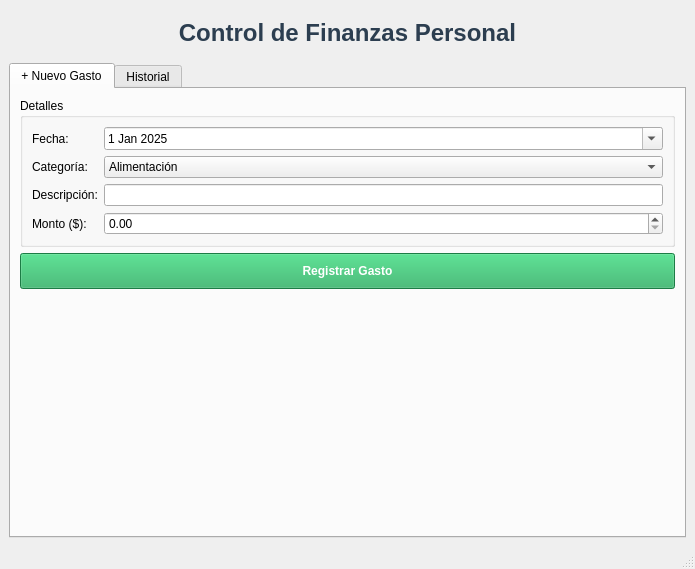
<?xml version="1.0" encoding="UTF-8"?>
<ui version="4.0">
 <class>MainWindow</class>
 <widget class="QMainWindow" name="MainWindow">
  <property name="geometry">
   <rect>
    <x>0</x>
    <y>0</y>
    <width>695</width>
    <height>569</height>
   </rect>
  </property>
  <property name="windowTitle">
   <string>Gestor de Gastos Pro</string>
  </property>
  <widget class="QWidget" name="centralwidget">
   <layout class="QVBoxLayout" name="verticalLayout">
    <item>
     <widget class="QLabel" name="lbl_titulo">
      <property name="font">
       <font>
        <pointsize>18</pointsize>
        <bold>true</bold>
       </font>
      </property>
      <property name="styleSheet">
       <string>margin: 10px; color: #2c3e50;</string>
      </property>
      <property name="text">
       <string>Control de Finanzas Personal</string>
      </property>
      <property name="alignment">
       <set>Qt::AlignmentFlag::AlignCenter</set>
      </property>
     </widget>
    </item>
    <item>
     <widget class="QTabWidget" name="tabWidget">
      <property name="currentIndex">
       <number>0</number>
      </property>
      <widget class="QWidget" name="tab_registro">
       <attribute name="title">
        <string>+ Nuevo Gasto</string>
       </attribute>
       <layout class="QVBoxLayout" name="verticalLayout_2">
        <item>
         <widget class="QGroupBox" name="group_datos">
          <property name="title">
           <string>Detalles</string>
          </property>
          <layout class="QFormLayout" name="formLayout">
           <item row="0" column="0">
            <widget class="QLabel" name="label">
             <property name="text">
              <string>Fecha:</string>
             </property>
            </widget>
           </item>
           <item row="0" column="1">
            <widget class="QDateEdit" name="date_gasto">
             <property name="calendarPopup">
              <bool>true</bool>
             </property>
             <property name="date">
              <date>
               <year>2025</year>
               <month>1</month>
               <day>1</day>
              </date>
             </property>
            </widget>
           </item>
           <item row="1" column="0">
            <widget class="QLabel" name="label_2">
             <property name="text">
              <string>Categoría:</string>
             </property>
            </widget>
           </item>
           <item row="1" column="1">
            <widget class="QComboBox" name="combo_categoria">
             <item>
              <property name="text">
               <string>Alimentación</string>
              </property>
             </item>
             <item>
              <property name="text">
               <string>Transporte</string>
              </property>
             </item>
             <item>
              <property name="text">
               <string>Ocio</string>
              </property>
             </item>
             <item>
              <property name="text">
               <string>Servicios</string>
              </property>
             </item>
             <item>
              <property name="text">
               <string>Salud</string>
              </property>
             </item>
             <item>
              <property name="text">
               <string>Otros</string>
              </property>
             </item>
            </widget>
           </item>
           <item row="2" column="0">
            <widget class="QLabel" name="label_3">
             <property name="text">
              <string>Descripción:</string>
             </property>
            </widget>
           </item>
           <item row="2" column="1">
            <widget class="QLineEdit" name="input_descripcion"/>
           </item>
           <item row="3" column="0">
            <widget class="QLabel" name="label_4">
             <property name="text">
              <string>Monto ($):</string>
             </property>
            </widget>
           </item>
           <item row="3" column="1">
            <widget class="QDoubleSpinBox" name="spin_monto">
             <property name="maximum">
              <double>99999.990000000005239</double>
             </property>
            </widget>
           </item>
          </layout>
         </widget>
        </item>
        <item>
         <widget class="QPushButton" name="btn_agregar">
          <property name="styleSheet">
           <string>background-color: #27ae60; color: white; padding: 10px; font-weight: bold;</string>
          </property>
          <property name="text">
           <string>Registrar Gasto</string>
          </property>
         </widget>
        </item>
        <item>
         <spacer name="verticalSpacer">
          <property name="orientation">
           <enum>Qt::Orientation::Vertical</enum>
          </property>
          <property name="sizeHint" stdset="0">
           <size>
            <width>20</width>
            <height>40</height>
           </size>
          </property>
         </spacer>
        </item>
       </layout>
      </widget>
      <widget class="QWidget" name="tab_historial">
       <attribute name="title">
        <string>Historial</string>
       </attribute>
       <layout class="QVBoxLayout" name="verticalLayout_3">
        <item>
         <layout class="QHBoxLayout" name="horizontalLayout_filtro">
          <item>
           <widget class="QLabel" name="label_filtro">
            <property name="font">
             <font>
              <bold>true</bold>
             </font>
            </property>
            <property name="text">
             <string>Filtrar por Categoría:</string>
            </property>
           </widget>
          </item>
          <item>
           <widget class="QComboBox" name="combo_filtro">
            <item>
             <property name="text">
              <string>Todas</string>
             </property>
            </item>
            <item>
             <property name="text">
              <string>Alimentación</string>
             </property>
            </item>
            <item>
             <property name="text">
              <string>Transporte</string>
             </property>
            </item>
            <item>
             <property name="text">
              <string>Ocio</string>
             </property>
            </item>
            <item>
             <property name="text">
              <string>Servicios</string>
             </property>
            </item>
            <item>
             <property name="text">
              <string>Salud</string>
             </property>
            </item>
            <item>
             <property name="text">
              <string>Otros</string>
             </property>
            </item>
           </widget>
          </item>
         </layout>
        </item>
        <item>
         <widget class="QTableWidget" name="tabla_gastos">
          <property name="alternatingRowColors">
           <bool>true</bool>
          </property>
          <property name="selectionBehavior">
           <enum>QAbstractItemView::SelectionBehavior::SelectRows</enum>
          </property>
          <column>
           <property name="text">
            <string>Fecha</string>
           </property>
          </column>
          <column>
           <property name="text">
            <string>Categoría</string>
           </property>
          </column>
          <column>
           <property name="text">
            <string>Descripción</string>
           </property>
          </column>
          <column>
           <property name="text">
            <string>Monto ($)</string>
           </property>
          </column>
         </widget>
        </item>
        <item>
         <layout class="QHBoxLayout" name="horizontalLayout">
          <item>
           <widget class="QPushButton" name="btn_eliminar">
            <property name="styleSheet">
             <string>color: red; border: 1px solid red; padding: 5px;</string>
            </property>
            <property name="text">
             <string>Eliminar</string>
            </property>
           </widget>
          </item>
          <item>
           <widget class="QPushButton" name="btn_calculadora">
            <property name="text">
             <string>Calculadora</string>
            </property>
           </widget>
          </item>
          <item>
           <spacer name="horizontalSpacer">
            <property name="orientation">
             <enum>Qt::Orientation::Horizontal</enum>
            </property>
            <property name="sizeHint" stdset="0">
             <size>
              <width>40</width>
              <height>20</height>
             </size>
            </property>
           </spacer>
          </item>
          <item>
           <widget class="QLabel" name="label_5">
            <property name="text">
             <string>Límite:</string>
            </property>
           </widget>
          </item>
          <item>
           <widget class="QDoubleSpinBox" name="spin_limite">
            <property name="maximum">
             <double>999999.989999999990687</double>
            </property>
            <property name="value">
             <double>5000.000000000000000</double>
            </property>
           </widget>
          </item>
          <item>
           <widget class="QLabel" name="lbl_total_valor">
            <property name="font">
             <font>
              <pointsize>14</pointsize>
              <bold>true</bold>
             </font>
            </property>
            <property name="text">
             <string>$0.00</string>
            </property>
           </widget>
          </item>
         </layout>
        </item>
        <item>
         <widget class="QCheckBox" name="check_oscuro">
          <property name="font">
           <font>
            <italic>true</italic>
           </font>
          </property>
          <property name="text">
           <string>Activar Modo Oscuro (Dark Theme)</string>
          </property>
         </widget>
        </item>
       </layout>
      </widget>
     </widget>
    </item>
   </layout>
  </widget>
  <widget class="QStatusBar" name="statusbar"/>
 </widget>
 <resources/>
 <connections/>
</ui>
